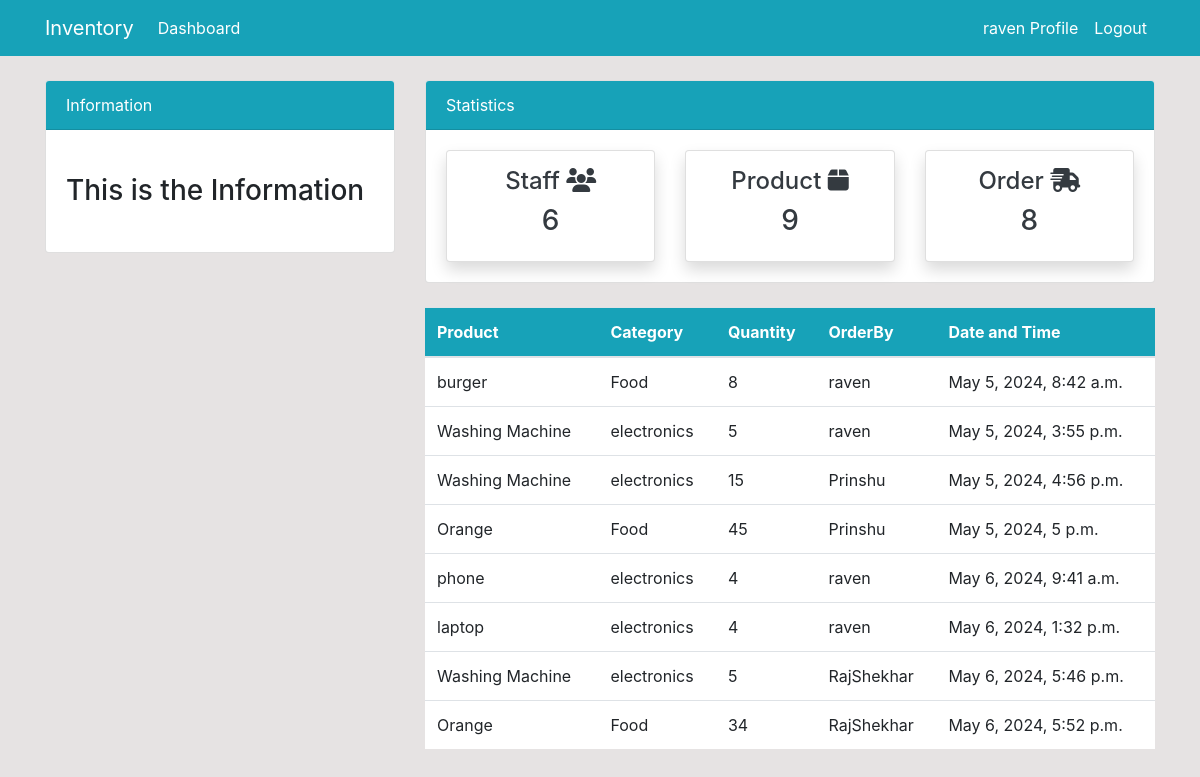
Page /order/ (signed in) on the committed database.
### dashboard/models.py (models this page shows, shortened)
class Order(models.Model):
    product=models.ForeignKey(Product,on_delete=models.CASCADE,null=True)
    staff=models.ForeignKey(User,models.CASCADE,null=True)
    order_quantity=models.PositiveBigIntegerField(null=True)
    date=models.DateTimeField(auto_now_add=True)
    class Meta:
        verbose_name_plural='Order'

class Product(models.Model):
    name=models.CharField(max_length=100,null=True)
    category=models.CharField(max_length=20,choices=CATEGORY,null=True)
    quantity=models.PositiveIntegerField(null=True)
    class Meta:
        verbose_name_plural='Product'

### dashboard/views.py (the view)
# urls.py: path('order/', views.order ,name='dashboard-order'),
@login_required
def order(request):
    orders=Order.objects.all()
    workers_count=User.objects.all().count()
    order_count=Order.objects.all().count()
    product_count=Product.objects.all().count()
    context={
        'orders':orders,
        'workers_count':workers_count,
        'order_count':order_count,
        'product_count':product_count,
    }
    return render(request,'dashboard/order.html',context)

### templates/dashboard/order.html (shortened to what this page needs)
{% extends "partials/base.html" %}
{% block content %}
{% include "partials/topnav.html" %}
  <div class="container ">
    <div class="row my-4" >
        <div class="col-md-4">
        </div>
        <div class="col-md-8">
            <table class="table bg-white">
                <thead class="bg-info">
                <tr class="text-white">
                    <th scope="col">Product</th>
                    <th scope="col">Category</th>
                    <th scope="col">Quantity</th>
                    <th scope="col">OrderBy</th>
                    <th scope="col">Date and Time</th>
                </tr>
                </thead>
                <tbody>
                {% for order in orders%}
                <tr>
                    <td>{{order.product.name}}</td>
                    <td>{{order.product.category}}</td>
                    <td>{{order.order_quantity}}</td>
                    <td>{{order.staff.username}}</td>
                    <td>{{order.date}}</td>
                </tr>
                {% endfor %}
                </tbody>
            </table>
        </div>
    </div>
</div>
{% endblock %}

### templates/partials/nav.html (shortened to what this page needs)
<nav class="navbar navbar-expand-lg navbar-info bg-info">
    {% if user.is_authenticated%}
    <div class="container">
        <a class="navbar-brand text-white" href="{% url 'dashboard-index'%}">Inventory</a>
        <div class="collapse navbar-collapse" id="navbarSupportedContent">
        <ul class="navbar-nav mr-auto">
            <li class="nav-item active">
            <a class="nav-link text-white" href="{% url 'dashboard-index'%}">Dashboard <span class="sr-only">(current)</span></a>
            </li>
        </ul>
        <ul class="navbar-nav ml-auto">
            <li class="nav-item active">
            <a class="nav-link text-white" href="{% url 'user-profile'%}">{{user.username}} Profile<span class="sr-only">(current)</span></a>
            </li>
            <li class="nav-item">
            <a class="nav-link text-white" href="{% url 'user-logout' %}">Logout</a>
            </li>
        </ul>
        {%endif%}
        </div>
    </div>
  </nav>

### static/style.css (style rules this page uses)
body { background: rgb(230, 227, 227); }

### rows in the picture
Order: product.name "burger", product.category "Food", order_quantity "8", staff.username "raven", date "May 5, 2024, 8:42 a.m."
Order: product.name "Washing Machine", product.category "electronics", order_quantity "5", staff.username "raven", date "May 5, 2024, 3:55 p.m."
Order: product.name "Washing Machine", product.category "electronics", order_quantity "15", staff.username "Prinshu", date "May 5, 2024, 4:56 p.m."
Order: product.name "Orange", product.category "Food", order_quantity "45", staff.username "Prinshu", date "May 5, 2024, 5 p.m."
Order: product.name "phone", product.category "electronics", order_quantity "4", staff.username "raven", date "May 6, 2024, 9:41 a.m."
Order: product.name "laptop", product.category "electronics", order_quantity "4", staff.username "raven", date "May 6, 2024, 1:32 p.m."
Order: product.name "Washing Machine", product.category "electronics", order_quantity "5", staff.username "RajShekhar", date "May 6, 2024, 5:46 p.m."
Order: product.name "Orange", product.category "Food", order_quantity "34", staff.username "RajShekhar", date "May 6, 2024, 5:52 p.m."

### other values in the picture
{{ user.username }} "raven"
{{ workers_count }} "6"
{{ product_count }} "9"
{{ order_count }} "8"
